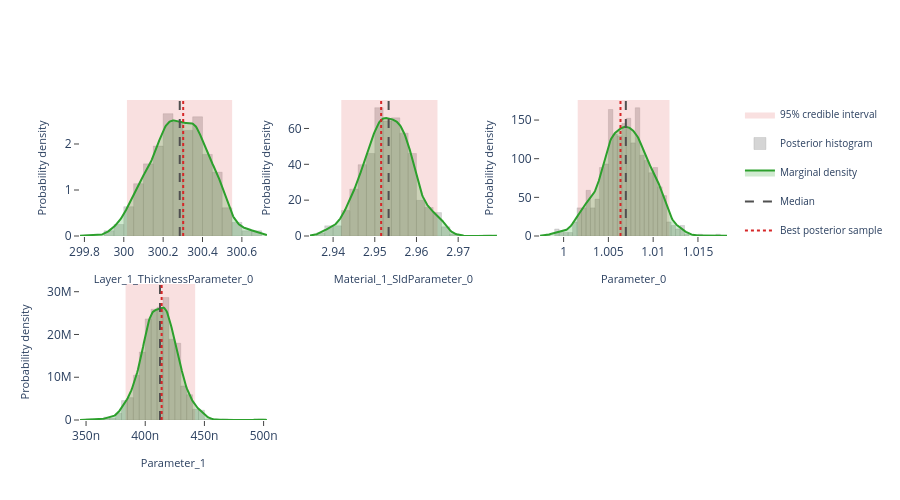

The notebook cell this image was saved under:
### Markdown cell above
## Interactive posterior plots

The next three cells render the same Plotly figures that are shown on the
Bayesian Posterior tab of the EasyReflectometryApp:

* **Marginals** — per-parameter distribution: histogram + smooth KDE marginal,
  shaded 95% credible interval, and median / best-sample lines
  (`plot_distribution` or `posterior.distribution()`)
* **Corner plot** — pairwise marginals + 2-D contours + scatter (`plot_corner`)
* **Traces** — per-chain trace + marginal histogram (`plot_trace`)

The standalone helpers are called with ``return_figure=True`` so they return a
Plotly ``Figure`` that we render in the notebook with ``fig.show()``; the
``PosteriorResults`` methods return the figure directly.

### Code cell
# ---- Marginal posterior distributions ---------------------------------------
# One panel per free parameter, each overlaying the posterior histogram, a
# smooth Gaussian-KDE marginal, the shaded 95% credible interval, and the
# median / best-sample reference lines.  Mirrors the "Marginals" sub-tab in
# the EasyReflectometryApp.

# The PosteriorResults method passes ``logp`` through automatically so the
# best posterior sample (MAP) line is drawn:
fig = posterior.distribution()
fig.show()

# Standalone equivalent (pass ``logp`` to get the best-sample line):
# fig = plot_distribution(
#     posterior.draws,
#     posterior.param_names,
#     logp=posterior.logp,
#     return_figure=True,
# )
# fig.show()

### Figure 1 — Plotly figure (JSON) as saved in the notebook; plotly's stock layout.template omitted (floating-point values rounded to 4 significant figures; data arrays with more than 128 entries replaced by an {"elided": "..."} marker saying what was removed)
{"data": [{"fill": "toself", "fillcolor": "rgba(214, 39, 40, 0.14)", "hoverinfo": "skip", "legendgroup": "95% credible interval", "line": {"color": "rgba(214, 39, 40, 0.14)", "width": 0}, "mode": "lines", "name": "95% credible interval", "showlegend": true, "type": "scatter", "x": [300.0, 300.6, 300.6, 300.0, 300.0], "xaxis": "x", "y": [0.0, 0.0, 2.956, 2.956, 0.0], "yaxis": "y"}, {"histnorm": "probability density", "hovertemplate": "sample=%{x:.4f}<br>density: %{y:.2f}<extra></extra>", "legendgroup": "histogram", "marker": {"color": "rgba(120, 120, 120, 0.38)", "line": {"color": "rgba(120, 120, 120, 0.24)", "width": 1}}, "name": "Posterior histogram", "nbinsx": 40, "opacity": 0.82, "showlegend": true, "type": "histogram", "x": {"elided": "880 float values"}, "xaxis": "x", "yaxis": "y"}, {"fill": "tozeroy", "fillcolor": "rgba(44, 160, 44, 0.22)", "hovertemplate": "Layer_1_ThicknessParameter_0: %{x:.4f}<br>density: %{y:.4f}<extra></extra>", "legendgroup": "marginal", "line": {"color": "rgb(44, 160, 44)", "width": 2}, "mode": "lines", "name": "Marginal density", "showlegend": true, "type": "scatter", "x": {"elided": "256 float values"}, "xaxis": "x", "y": {"elided": "256 float values"}, "yaxis": "y"}, {"hovertemplate": "Median: %{x:.4f}<extra></extra>", "legendgroup": "Median", "line": {"color": "rgb(80, 80, 80)", "dash": "dash", "width": 2}, "mode": "lines", "name": "Median", "showlegend": true, "type": "scatter", "x": [300.3, 300.3], "xaxis": "x", "y": [0.0, 2.956], "yaxis": "y"}, {"hovertemplate": "Best posterior sample: %{x:.4f}<extra></extra>", "legendgroup": "Best posterior sample", "line": {"color": "rgb(214, 39, 40)", "dash": "dot", "width": 2}, "mode": "lines", "name": "Best posterior sample", "showlegend": true, "type": "scatter", "x": [300.3, 300.3], "xaxis": "x", "y": [0.0, 2.956], "yaxis": "y"}, {"fill": "toself", "fillcolor": "rgba(214, 39, 40, 0.14)", "hoverinfo": "skip", "legendgroup": "95% credible interval", "line": {"color": "rgba(214, 39, 40, 0.14)", "width": 0}, "mode": "lines", "name": "95% credible interval", "showlegend": false, "type": "scatter", "x": [2.942, 2.965, 2.965, 2.942, 2.942], "xaxis": "x2", "y": [0.0, 0.0, 75.88, 75.88, 0.0], "yaxis": "y2"}, {"histnorm": "probability density", "hovertemplate": "sample=%{x:.4f}<br>density: %{y:.2f}<extra></extra>", "legendgroup": "histogram", "marker": {"color": "rgba(120, 120, 120, 0.38)", "line": {"color": "rgba(120, 120, 120, 0.24)", "width": 1}}, "name": "Posterior histogram", "nbinsx": 40, "opacity": 0.82, "showlegend": false, "type": "histogram", "x": {"elided": "880 float values"}, "xaxis": "x2", "yaxis": "y2"}, {"fill": "tozeroy", "fillcolor": "rgba(44, 160, 44, 0.22)", "hovertemplate": "Material_1_SldParameter_0: %{x:.4f}<br>density: %{y:.4f}<extra></extra>", "legendgroup": "marginal", "line": {"color": "rgb(44, 160, 44)", "width": 2}, "mode": "lines", "name": "Marginal density", "showlegend": false, "type": "scatter", "x": {"elided": "256 float values"}, "xaxis": "x2", "y": {"elided": "256 float values"}, "yaxis": "y2"}, {"hovertemplate": "Median: %{x:.4f}<extra></extra>", "legendgroup": "Median", "line": {"color": "rgb(80, 80, 80)", "dash": "dash", "width": 2}, "mode": "lines", "name": "Median", "showlegend": false, "type": "scatter", "x": [2.953, 2.953], "xaxis": "x2", "y": [0.0, 75.88], "yaxis": "y2"}, {"hovertemplate": "Best posterior sample: %{x:.4f}<extra></extra>", "legendgroup": "Best posterior sample", "line": {"color": "rgb(214, 39, 40)", "dash": "dot", "width": 2}, "mode": "lines", "name": "Best posterior sample", "showlegend": false, "type": "scatter", "x": [2.952, 2.952], "xaxis": "x2", "y": [0.0, 75.88], "yaxis": "y2"}, {"fill": "toself", "fillcolor": "rgba(214, 39, 40, 0.14)", "hoverinfo": "skip", "legendgroup": "95% credible interval", "line": {"color": "rgba(214, 39, 40, 0.14)", "width": 0}, "mode": "lines", "name": "95% credible interval", "showlegend": false, "type": "scatter", "x": [1.002, 1.012, 1.012, 1.002, 1.002], "xaxis": "x3", "y": [0.0, 0.0, 175.9, 175.9, 0.0], "yaxis": "y3"}, {"histnorm": "probability density", "hovertemplate": "sample=%{x:.4f}<br>density: %{y:.2f}<extra></extra>", "legendgroup": "histogram", "marker": {"color": "rgba(120, 120, 120, 0.38)", "line": {"color": "rgba(120, 120, 120, 0.24)", "width": 1}}, "name": "Posterior histogram", "nbinsx": 40, "opacity": 0.82, "showlegend": false, "type": "histogram", "x": {"elided": "880 float values"}, "xaxis": "x3", "yaxis": "y3"}, {"fill": "tozeroy", "fillcolor": "rgba(44, 160, 44, 0.22)", "hovertemplate": "Parameter_0: %{x:.4f}<br>density: %{y:.4f}<extra></extra>", "legendgroup": "marginal", "line": {"color": "rgb(44, 160, 44)", "width": 2}, "mode": "lines", "name": "Marginal density", "showlegend": false, "type": "scatter", "x": {"elided": "256 float values"}, "xaxis": "x3", "y": {"elided": "256 float values"}, "yaxis": "y3"}, {"hovertemplate": "Median: %{x:.4f}<extra></extra>", "legendgroup": "Median", "line": {"color": "rgb(80, 80, 80)", "dash": "dash", "width": 2}, "mode": "lines", "name": "Median", "showlegend": false, "type": "scatter", "x": [1.007, 1.007], "xaxis": "x3", "y": [0.0, 175.9], "yaxis": "y3"}, {"hovertemplate": "Best posterior sample: %{x:.4f}<extra></extra>", "legendgroup": "Best posterior sample", "line": {"color": "rgb(214, 39, 40)", "dash": "dot", "width": 2}, "mode": "lines", "name": "Best posterior sample", "showlegend": false, "type": "scatter", "x": [1.006, 1.006], "xaxis": "x3", "y": [0.0, 175.9], "yaxis": "y3"}, {"fill": "toself", "fillcolor": "rgba(214, 39, 40, 0.14)", "hoverinfo": "skip", "legendgroup": "95% credible interval", "line": {"color": "rgba(214, 39, 40, 0.14)", "width": 0}, "mode": "lines", "name": "95% credible interval", "showlegend": false, "type": "scatter", "x": [3.834e-07, 4.422e-07, 4.422e-07, 3.834e-07, 3.834e-07], "xaxis": "x4", "y": [0.0, 0.0, 31800000.0, 31800000.0, 0.0], "yaxis": "y4"}, {"histnorm": "probability density", "hovertemplate": "sample=%{x:.4f}<br>density: %{y:.2f}<extra></extra>", "legendgroup": "histogram", "marker": {"color": "rgba(120, 120, 120, 0.38)", "line": {"color": "rgba(120, 120, 120, 0.24)", "width": 1}}, "name": "Posterior histogram", "nbinsx": 40, "opacity": 0.82, "showlegend": false, "type": "histogram", "x": {"elided": "880 float values"}, "xaxis": "x4", "yaxis": "y4"}, {"fill": "tozeroy", "fillcolor": "rgba(44, 160, 44, 0.22)", "hovertemplate": "Parameter_1: %{x:.4f}<br>density: %{y:.4f}<extra></extra>", "legendgroup": "marginal", "line": {"color": "rgb(44, 160, 44)", "width": 2}, "mode": "lines", "name": "Marginal density", "showlegend": false, "type": "scatter", "x": {"elided": "256 float values"}, "xaxis": "x4", "y": {"elided": "256 float values"}, "yaxis": "y4"}, {"hovertemplate": "Median: %{x:.4f}<extra></extra>", "legendgroup": "Median", "line": {"color": "rgb(80, 80, 80)", "dash": "dash", "width": 2}, "mode": "lines", "name": "Median", "showlegend": false, "type": "scatter", "x": [4.125e-07, 4.125e-07], "xaxis": "x4", "y": [0.0, 31800000.0], "yaxis": "y4"}, {"hovertemplate": "Best posterior sample: %{x:.4f}<extra></extra>", "legendgroup": "Best posterior sample", "line": {"color": "rgb(214, 39, 40)", "dash": "dot", "width": 2}, "mode": "lines", "name": "Best posterior sample", "showlegend": false, "type": "scatter", "x": [4.139e-07, 4.139e-07], "xaxis": "x4", "y": [0.0, 31800000.0], "yaxis": "y4"}], "layout": {"barmode": "overlay", "height": 500, "legend": {"font": {"size": 10}}, "plot_bgcolor": "white", "showlegend": true, "xaxis": {"anchor": "y", "domain": [0.0, 0.2889], "range": [299.8, 300.7], "showgrid": false, "ticks": "outside", "title": {"font": {"size": 11}, "text": "Layer_1_ThicknessParameter_0"}, "zeroline": false}, "xaxis2": {"anchor": "y2", "domain": [0.3556, 0.6444], "range": [2.934, 2.979], "showgrid": false, "ticks": "outside", "title": {"font": {"size": 11}, "text": "Material_1_SldParameter_0"}, "zeroline": false}, "xaxis3": {"anchor": "y3", "domain": [0.7111, 1.0], "range": [0.9974, 1.018], "showgrid": false, "ticks": "outside", "title": {"font": {"size": 11}, "text": "Parameter_0"}, "zeroline": false}, "xaxis4": {"anchor": "y4", "domain": [0.0, 0.2889], "range": [3.449e-07, 5.028e-07], "showgrid": false, "ticks": "outside", "title": {"font": {"size": 11}, "text": "Parameter_1"}, "zeroline": false}, "xaxis5": {"anchor": "y5", "domain": [0.3556, 0.6444], "showgrid": false, "ticks": "outside", "zeroline": false}, "xaxis6": {"anchor": "y6", "domain": [0.7111, 1.0], "showgrid": false, "ticks": "outside", "zeroline": false}, "yaxis": {"anchor": "x", "domain": [0.575, 1.0], "range": [0.0, 2.956], "showgrid": false, "ticks": "outside", "title": {"font": {"size": 11}, "text": "Probability density"}, "zeroline": false}, "yaxis2": {"anchor": "x2", "domain": [0.575, 1.0], "range": [0.0, 75.88], "showgrid": false, "ticks": "outside", "title": {"font": {"size": 11}, "text": "Probability density"}, "zeroline": false}, "yaxis3": {"anchor": "x3", "domain": [0.575, 1.0], "range": [0.0, 175.9], "showgrid": false, "ticks": "outside", "title": {"font": {"size": 11}, "text": "Probability density"}, "zeroline": false}, "yaxis4": {"anchor": "x4", "domain": [0.0, 0.425], "range": [0.0, 31800000.0], "showgrid": false, "ticks": "outside", "title": {"font": {"size": 11}, "text": "Probability density"}, "zeroline": false}, "yaxis5": {"anchor": "x5", "domain": [0.0, 0.425], "showgrid": false, "ticks": "outside", "zeroline": false}, "yaxis6": {"anchor": "x6", "domain": [0.0, 0.425], "showgrid": false, "ticks": "outside", "zeroline": false}}}
